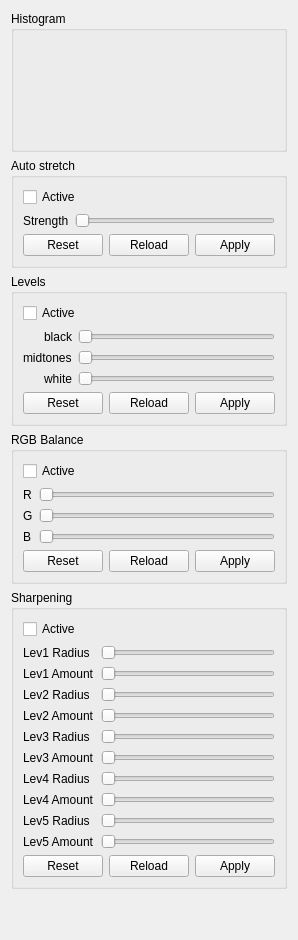
   <widget class="QWidget" name="dockWidgetContents_3">
    <layout class="QVBoxLayout" name="verticalLayout_9">
     <item>
      <widget class="QGroupBox" name="groupBox_7">
       <property name="minimumSize">
        <size>
         <width>0</width>
         <height>0</height>
        </size>
       </property>
       <property name="title">
        <string>Histogram</string>
       </property>
       <layout class="QVBoxLayout" name="verticalLayout_4">
        <item>
         <widget class="HistogramView" name="histogram_view" native="true">
          <property name="minimumSize">
           <size>
            <width>250</width>
            <height>100</height>
           </size>
          </property>
         </widget>
        </item>
       </layout>
      </widget>
     </item>
     <item>
      <widget class="QGroupBox" name="groupBox_9">
       <property name="title">
        <string>Auto stretch</string>
       </property>
       <layout class="QVBoxLayout" name="verticalLayout_8">
        <item>
         <widget class="QCheckBox" name="chk_stretch_active">
          <property name="text">
           <string>Active</string>
          </property>
         </widget>
        </item>
        <item>
         <layout class="QHBoxLayout" name="horizontalLayout_8">
          <item>
           <widget class="QLabel" name="label_8">
            <property name="text">
             <string>Strength</string>
            </property>
           </widget>
          </item>
          <item>
           <widget class="Slider" name="sld_stretch_strength">
            <property name="maximum">
             <number>255</number>
            </property>
            <property name="orientation">
             <enum>Qt::Horizontal</enum>
            </property>
           </widget>
          </item>
         </layout>
        </item>
        <item>
         <layout class="QHBoxLayout" name="horizontalLayout_7">
          <item>
           <widget class="QPushButton" name="btn_stretch_reset">
            <property name="text">
             <string>Reset</string>
            </property>
           </widget>
          </item>
          <item>
           <widget class="QPushButton" name="btn_stretch_reload">
            <property name="text">
             <string>Reload</string>
            </property>
           </widget>
          </item>
          <item>
           <widget class="QPushButton" name="btn_stretch_apply">
            <property name="text">
             <string>Apply</string>
            </property>
           </widget>
          </item>
         </layout>
        </item>
       </layout>
      </widget>
     </item>
     <item>
      <widget class="QGroupBox" name="groupBox_6">
       <property name="font">
        <font>
         <weight>50</weight>
         <bold>false</bold>
        </font>
       </property>
       <property name="title">
        <string>Levels</string>
       </property>
       <layout class="QVBoxLayout" name="verticalLayout_5">
        <item>
         <widget class="QCheckBox" name="chk_levels_active">
          <property name="text">
           <string>Active</string>
          </property>
         </widget>
        </item>
        <item>
         <layout class="QHBoxLayout" name="horizontalLayout_5">
          <item>
           <layout class="QVBoxLayout" name="verticalLayout_2">
            <item>
             <widget class="QLabel" name="label">
              <property name="text">
               <string>black</string>
              </property>
              <property name="alignment">
               <set>Qt::AlignRight|Qt::AlignTrailing|Qt::AlignVCenter</set>
              </property>
             </widget>
            </item>
            <item>
             <widget class="QLabel" name="label_4">
              <property name="text">
               <string>midtones</string>
              </property>
             </widget>
            </item>
            <item>
             <widget class="QLabel" name="label_2">
              <property name="text">
               <string>white</string>
              </property>
              <property name="alignment">
               <set>Qt::AlignRight|Qt::AlignTrailing|Qt::AlignVCenter</set>
              </property>
             </widget>
            </item>
           </layout>
          </item>
          <item>
           <layout class="QVBoxLayout" name="verticalLayout_3">
            <item>
             <widget class="Slider" name="sld_black">
              <property name="maximum">
               <number>255</number>
              </property>
              <property name="orientation">
               <enum>Qt::Horizontal</enum>
              </property>
             </widget>
            </item>
            <item>
             <widget class="Slider" name="sld_midtones">
              <property name="maximum">
               <number>255</number>
              </property>
              <property name="orientation">
               <enum>Qt::Horizontal</enum>
              </property>
             </widget>
            </item>
            <item>
             <widget class="Slider" name="sld_white">
              <property name="maximum">
               <number>255</number>
              </property>
              <property name="orientation">
               <enum>Qt::Horizontal</enum>
              </property>
             </widget>
            </item>
           </layout>
          </item>
         </layout>
        </item>
        <item>
         <layout class="QHBoxLayout" name="horizontalLayout_3">
          <item>
           <widget class="QPushButton" name="btn_levels_reset">
            <property name="text">
             <string>Reset</string>
            </property>
           </widget>
          </item>
          <item>
           <widget class="QPushButton" name="btn_levels_reload">
            <property name="text">
             <string>Reload</string>
            </property>
           </widget>
          </item>
          <item>
           <widget class="QPushButton" name="btn_levels_apply">
            <property name="text">
             <string>Apply</string>
            </property>
           </widget>
          </item>
         </layout>
        </item>
       </layout>
      </widget>
     </item>
     <item>
      <widget class="QGroupBox" name="rgbProcessBox">
       <property name="title">
        <string>RGB Balance</string>
       </property>
       <layout class="QVBoxLayout" name="verticalLayout_6">
        <item>
         <widget class="QCheckBox" name="chk_rgb_active">
          <property name="text">
           <string>Active</string>
          </property>
          <property name="checked">
           <bool>false</bool>
          </property>
         </widget>
        </item>
        <item>
         <layout class="QGridLayout" name="gridLayout_2">
          <item row="0" column="0">
           <widget class="QLabel" name="label_5">
            <property name="text">
             <string>R</string>
            </property>
           </widget>
          </item>
          <item row="0" column="1">
           <widget class="Slider" name="sld_rgb_r">
            <property name="maximum">
             <number>255</number>
            </property>
            <property name="orientation">
             <enum>Qt::Horizontal</enum>
            </property>
           </widget>
          </item>
          <item row="1" column="0">
           <widget class="QLabel" name="label_6">
            <property name="text">
             <string>G</string>
            </property>
           </widget>
          </item>
          <item row="1" column="1">
           <widget class="Slider" name="sld_rgb_g">
            <property name="maximum">
             <number>255</number>
            </property>
            <property name="orientation">
             <enum>Qt::Horizontal</enum>
            </property>
           </widget>
          </item>
          <item row="2" column="0">
           <widget class="QLabel" name="label_7">
            <property name="text">
             <string>B</string>
            </property>
           </widget>
          </item>
          <item row="2" column="1">
           <widget class="Slider" name="sld_rgb_b">
            <property name="maximum">
             <number>255</number>
            </property>
            <property name="orientation">
             <enum>Qt::Horizontal</enum>
            </property>
           </widget>
          </item>
         </layout>
        </item>
        <item>
         <layout class="QHBoxLayout" name="horizontalLayout_6">
          <item>
           <widget class="QPushButton" name="btn_rgb_reset">
            <property name="text">
             <string>Reset</string>
            </property>
           </widget>
          </item>
          <item>
           <widget class="QPushButton" name="btn_rgb_reload">
            <property name="text">
             <string>Reload</string>
            </property>
           </widget>
          </item>
          <item>
           <widget class="QPushButton" name="btn_rgb_apply">
            <property name="text">
             <string>Apply</string>
            </property>
           </widget>
          </item>
         </layout>
        </item>
       </layout>
      </widget>
     </item>
     <item>


    <widget class="QGroupBox" name="sharpenProcessBox">
       <property name="title">
        <string>Sharpening</string>
       </property>
       <layout class="QVBoxLayout" name="verticalLayout_100">
        <item>
         <widget class="QCheckBox" name="chk_sharpen_active">
          <property name="text">
           <string>Active</string>
          </property>
          <property name="checked">
           <bool>false</bool>
          </property>
         </widget>
        </item>


        <item>
         <layout class="QGridLayout" name="gridLayout_100">
          <item row="0" column="0">
           <widget class="QLabel" name="label_100">
            <property name="text">
             <string>Lev1 Radius</string>
            </property>
           </widget>
          </item>
          <item row="0" column="1">
           <widget class="Slider" name="sld_sharpen_r1">
            <property name="maximum">
             <number>255</number>
            </property>
            <property name="orientation">
             <enum>Qt::Horizontal</enum>
            </property>
           </widget>
          </item>
          <item row="1" column="0">
           <widget class="QLabel" name="label_101">
            <property name="text">
             <string>Lev1 Amount</string>
            </property>
           </widget>
          </item>
          <item row="1" column="1">
           <widget class="Slider" name="sld_sharpen_a1">
            <property name="maximum">
             <number>255</number>
            </property>
            <property name="orientation">
             <enum>Qt::Horizontal</enum>
            </property>
           </widget>
          </item>

          <item row="2" column="0">
           <widget class="QLabel" name="label_102">
            <property name="text">
             <string>Lev2 Radius</string>
            </property>
           </widget>
          </item>
          <item row="2" column="1">
           <widget class="Slider" name="sld_sharpen_r2">
            <property name="maximum">
             <number>255</number>
            </property>
            <property name="orientation">
             <enum>Qt::Horizontal</enum>
            </property>
           </widget>
          </item>

          <item row="3" column="0">
           <widget class="QLabel" name="label_104">
            <property name="text">
             <string>Lev2 Amount</string>
            </property>
           </widget>
          </item>
          <item row="3" column="1">
           <widget class="Slider" name="sld_sharpen_a2">
            <property name="maximum">
             <number>255</number>
            </property>
            <property name="orientation">
             <enum>Qt::Horizontal</enum>
            </property>
           </widget>
          </item>



          <item row="4" column="0">
           <widget class="QLabel" name="label_100">
            <property name="text">
             <string>Lev3 Radius</string>
            </property>
           </widget>
          </item>
          <item row="4" column="1">
           <widget class="Slider" name="sld_sharpen_r3">
            <property name="maximum">
             <number>255</number>
            </property>
            <property name="orientation">
             <enum>Qt::Horizontal</enum>
            </property>
           </widget>
          </item>
          <item row="5" column="0">
           <widget class="QLabel" name="label_101">
            <property name="text">
             <string>Lev3 Amount</string>
            </property>
           </widget>
          </item>
          <item row="5" column="1">
           <widget class="Slider" name="sld_sharpen_a3">
            <property name="maximum">
             <number>255</number>
            </property>
            <property name="orientation">
             <enum>Qt::Horizontal</enum>
            </property>
           </widget>
          </item>

 
          <item row="6" column="0">
           <widget class="QLabel" name="label_100">
            <property name="text">
             <string>Lev4 Radius</string>
            </property>
           </widget>
          </item>
          <item row="6" column="1">
           <widget class="Slider" name="sld_sharpen_r4">
            <property name="maximum">
             <number>255</number>
            </property>
            <property name="orientation">
             <enum>Qt::Horizontal</enum>
            </property>
           </widget>
          </item>
          <item row="7" column="0">
           <widget class="QLabel" name="label_101">
            <property name="text">
             <string>Lev4 Amount</string>
            </property>
           </widget>
          </item>
          <item row="7" column="1">
           <widget class="Slider" name="sld_sharpen_a4">
            <property name="maximum">
             <number>255</number>
            </property>
            <property name="orientation">
             <enum>Qt::Horizontal</enum>
            </property>
           </widget>
          </item>



      
          <item row="8" column="0">
           <widget class="QLabel" name="label_100">
            <property name="text">
             <string>Lev5 Radius</string>
            </property>
           </widget>
          </item>
          <item row="8" column="1">
           <widget class="Slider" name="sld_sharpen_r5">
            <property name="maximum">
             <number>255</number>
            </property>
            <property name="orientation">
             <enum>Qt::Horizontal</enum>
            </property>
           </widget>
          </item>
          <item row="9" column="0">
           <widget class="QLabel" name="label_101">
            <property name="text">
             <string>Lev5 Amount</string>
            </property>
           </widget>
          </item>
          <item row="9" column="1">
           <widget class="Slider" name="sld_sharpen_a5">
            <property name="maximum">
             <number>255</number>
            </property>
            <property name="orientation">
             <enum>Qt::Horizontal</enum>
            </property>
           </widget>
          </item>
         </layout>
        </item>

        <item>
         <layout class="QHBoxLayout" name="horizontalLayout_102">
          <item>
           <widget class="QPushButton" name="btn_sharpen_reset">
            <property name="text">
             <string>Reset</string>
            </property>
           </widget>
          </item>
          <item>
           <widget class="QPushButton" name="btn_sharpen_reload">
            <property name="text">
             <string>Reload</string>
            </property>
           </widget>
          </item>
          <item>
           <widget class="QPushButton" name="btn_sharpen_apply">
            <property name="text">
             <string>Apply</string>
            </property>
           </widget>
          </item>
         </layout>
        </item>
       </layout>
      </widget>
     </item>
     <item>
      <spacer name="verticalSpacer_2">
       <property name="orientation">
        <enum>Qt::Vertical</enum>
       </property>
       <property name="sizeHint" stdset="0">
        <size>
         <width>20</width>
         <height>40</height>
        </size>
       </property>
      </spacer>
     </item>
    </layout>
   </widget>
